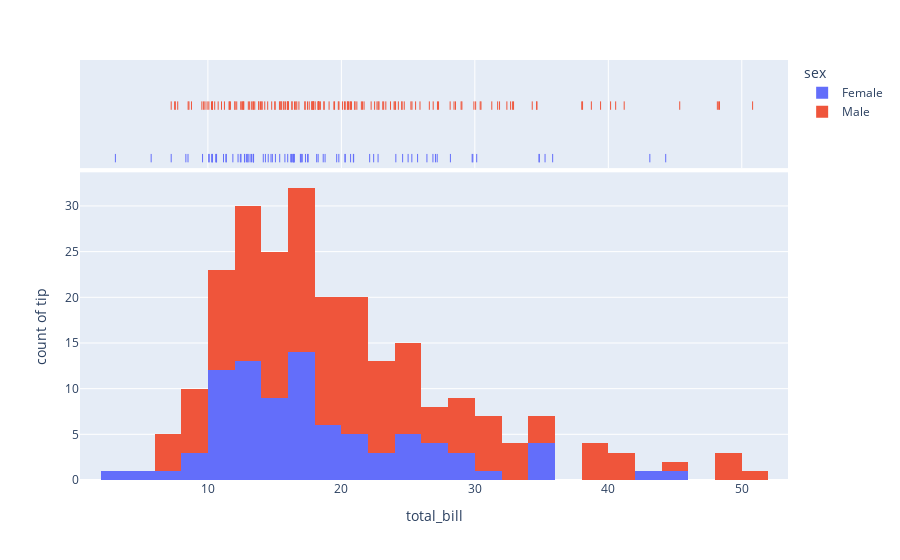

The notebook cell saved with this chart:
### Code cell
import plotly.express as px
df = px.data.tips()
fig = px.histogram(df, x="total_bill", y="tip", color="sex", marginal="rug",
                   hover_data=df.columns)
fig.show()

### Figure 1 — Plotly figure (JSON) as saved in the notebook; plotly's stock layout.template omitted (floating-point values rounded to 4 significant figures; data arrays with more than 128 entries replaced by an {"elided": "..."} marker saying what was removed)
{"data": [{"alignmentgroup": "True", "bingroup": "x", "hoverlabel": {"namelength": 0}, "hovertemplate": "sex=Female<br>total_bill=%{x}<br>count of tip=%{y}", "legendgroup": "Female", "marker": {"color": "#636efa"}, "name": "Female", "offsetgroup": "Female", "orientation": "v", "showlegend": true, "type": "histogram", "x": [16.99, 24.59, 35.26, 14.83, 10.33, 16.97, 20.29, 15.77, 19.65, 15.06, 20.69, 16.93, 10.29, 34.81, 26.41, 16.45, 3.07, 17.07, 26.86, 25.28, 14.73, 10.07, 34.83, 5.75, 16.32, 22.75, 11.35, 15.38, 44.3, 22.42, 20.92, 14.31, 7.25, 25.71, 17.31, 10.65, 12.43, 24.08, 13.42, 12.48, 29.8, 14.52, 11.38, 20.27, 11.17, 12.26, 18.26, 8.51, 10.33, 14.15, 13.16, 17.47, 27.05, 16.43, 8.35, 18.64, 11.87, 29.85, 25, 13.39, 16.21, 17.51, 10.59, 10.63, 9.6, 20.9, 18.15, 19.81, 43.11, 13, 12.74, 13, 16.4, 16.47, 12.76, 13.27, 28.17, 12.9, 30.14, 13.42, 15.98, 16.27, 10.09, 22.12, 35.83, 27.18, 18.78], "xaxis": "x", "y": [1.01, 3.61, 5, 3.02, 1.67, 3.5, 2.75, 2.23, 3, 3, 2.45, 3.07, 2.6, 5.2, 1.5, 2.47, 1, 3, 3.14, 5, 2.2, 1.83, 5.17, 1, 4.3, 3.25, 2.5, 3, 2.5, 3.48, 4.08, 4, 1, 4, 3.5, 1.5, 1.8, 2.92, 1.68, 2.52, 4.2, 2, 2, 2.83, 1.5, 2, 3.25, 1.25, 2, 2, 2.75, 3.5, 5, 2.3, 1.5, 1.36, 1.63, 5.14, 3.75, 2.61, 2, 3, 1.61, 2, 4, 3.5, 3.5, 4.19, 5, 2, 2.01, 2, 2.5, 3.23, 2.23, 2.5, 6.5, 1.1, 3.09, 3.48, 3, 2.5, 2, 2.88, 4.67, 2, 3], "yaxis": "y"}, {"alignmentgroup": "True", "boxpoints": "all", "customdata": {"elided": "87x7 mixed values"}, "fillcolor": "rgba(255,255,255,0)", "hoverlabel": {"namelength": 0}, "hoveron": "points", "hovertemplate": "sex=%{customdata[2]}<br>total_bill=%{customdata[0]}<br>tip=%{customdata[1]}<br>smoker=%{customdata[3]}<br>day=%{customdata[4]}<br>time=%{customdata[5]}<br>size=%{customdata[6]}", "jitter": 0, "legendgroup": "Female", "line": {"color": "rgba(255,255,255,0)"}, "marker": {"color": "#636efa", "symbol": "line-ns-open"}, "name": "Female", "offsetgroup": "Female", "showlegend": false, "type": "box", "x": [16.99, 24.59, 35.26, 14.83, 10.33, 16.97, 20.29, 15.77, 19.65, 15.06, 20.69, 16.93, 10.29, 34.81, 26.41, 16.45, 3.07, 17.07, 26.86, 25.28, 14.73, 10.07, 34.83, 5.75, 16.32, 22.75, 11.35, 15.38, 44.3, 22.42, 20.92, 14.31, 7.25, 25.71, 17.31, 10.65, 12.43, 24.08, 13.42, 12.48, 29.8, 14.52, 11.38, 20.27, 11.17, 12.26, 18.26, 8.51, 10.33, 14.15, 13.16, 17.47, 27.05, 16.43, 8.35, 18.64, 11.87, 29.85, 25, 13.39, 16.21, 17.51, 10.59, 10.63, 9.6, 20.9, 18.15, 19.81, 43.11, 13, 12.74, 13, 16.4, 16.47, 12.76, 13.27, 28.17, 12.9, 30.14, 13.42, 15.98, 16.27, 10.09, 22.12, 35.83, 27.18, 18.78], "xaxis": "x2", "yaxis": "y2"}, {"alignmentgroup": "True", "bingroup": "x", "hoverlabel": {"namelength": 0}, "hovertemplate": "sex=Male<br>total_bill=%{x}<br>count of tip=%{y}", "legendgroup": "Male", "marker": {"color": "#EF553B"}, "name": "Male", "offsetgroup": "Male", "orientation": "v", "showlegend": true, "type": "histogram", "x": {"elided": "157 float values"}, "xaxis": "x", "y": {"elided": "157 float values"}, "yaxis": "y"}, {"alignmentgroup": "True", "boxpoints": "all", "customdata": {"elided": "157x7 mixed values"}, "fillcolor": "rgba(255,255,255,0)", "hoverlabel": {"namelength": 0}, "hoveron": "points", "hovertemplate": "sex=%{customdata[2]}<br>total_bill=%{customdata[0]}<br>tip=%{customdata[1]}<br>smoker=%{customdata[3]}<br>day=%{customdata[4]}<br>time=%{customdata[5]}<br>size=%{customdata[6]}", "jitter": 0, "legendgroup": "Male", "line": {"color": "rgba(255,255,255,0)"}, "marker": {"color": "#EF553B", "symbol": "line-ns-open"}, "name": "Male", "offsetgroup": "Male", "showlegend": false, "type": "box", "x": {"elided": "157 float values"}, "xaxis": "x2", "yaxis": "y2"}], "layout": {"barmode": "relative", "legend": {"title": {"text": "sex"}, "tracegroupgap": 0}, "margin": {"t": 60}, "xaxis": {"anchor": "y", "domain": [0, 1], "title": {"text": "total_bill"}}, "xaxis2": {"anchor": "y2", "domain": [0, 1], "matches": "x", "showgrid": true, "showticklabels": false}, "yaxis": {"anchor": "x", "domain": [0, 0.7326], "title": {"text": "count of tip"}}, "yaxis2": {"anchor": "x2", "domain": [0.7426, 1], "matches": "y2", "showgrid": false, "showline": false, "showticklabels": false, "ticks": ""}}}
